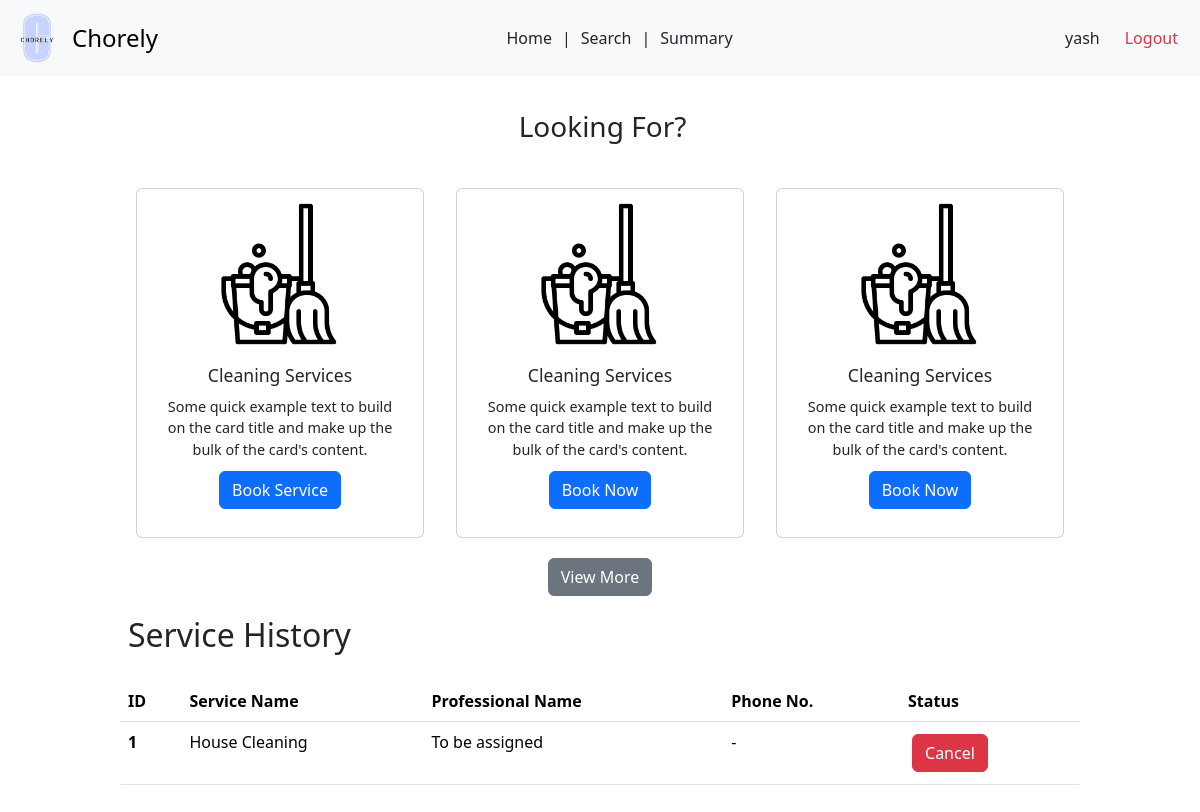
Before: /user/customer/2 with the older database file.
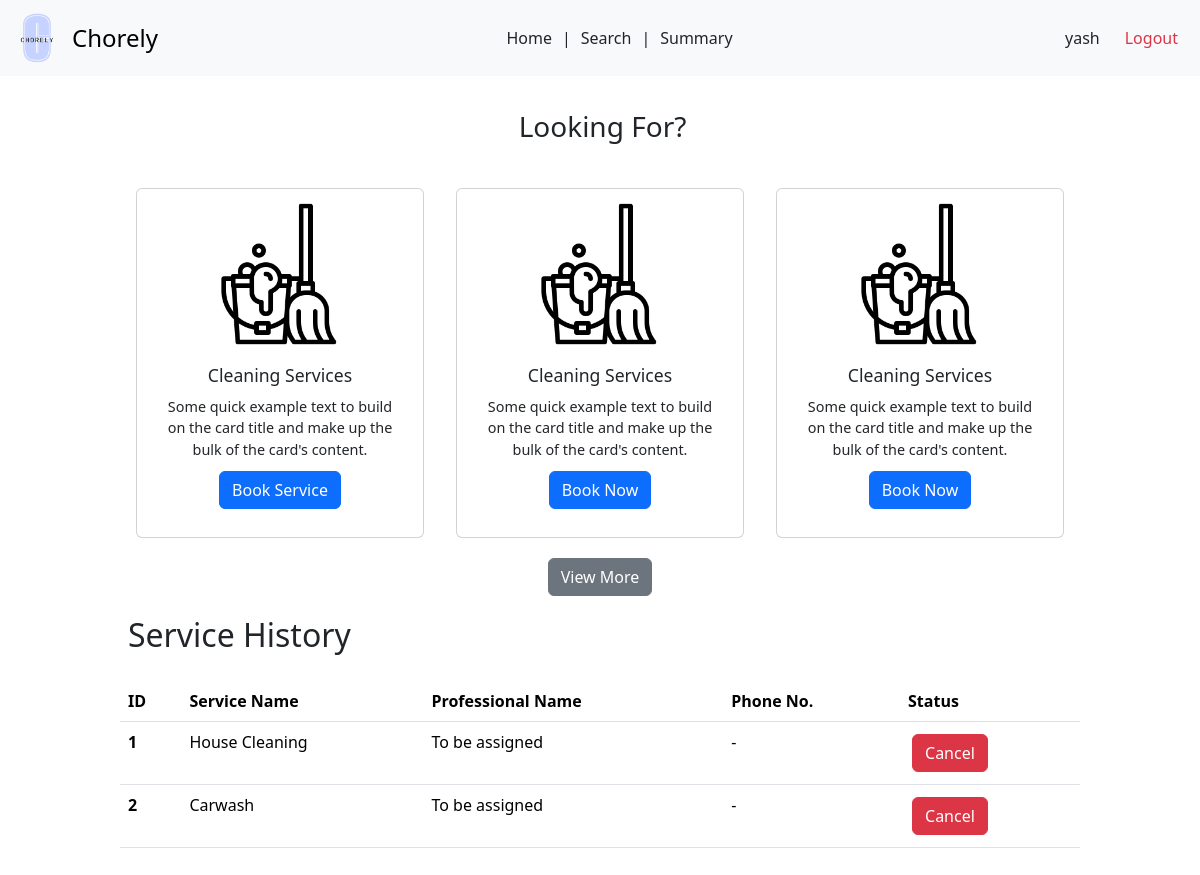
After: the same page with the newer database file.
### backend/models.py (models this page shows)
class Users(db.Model):
  __tablename__ = 'Users'
  user_id = db.Column(db.Integer, primary_key=True, autoincrement=True)
  username = db.Column(db.String, unique=True, nullable=False)
  password = db.Column(db.String, nullable=False)
  role = db.Column(db.String, nullable=False)
  is_blocked = db.Column(db.Boolean, default=False)
  service_professional = db.relationship('ServiceProfessionals', backref='user', uselist=False)
  customer = db.relationship('Customers', backref='user', uselist=False)

class ServiceRequests(db.Model):
    __tablename__ = 'ServiceRequests'
    request_id = db.Column(db.Integer, primary_key=True, autoincrement=True)
    service_id = db.Column(db.Integer, db.ForeignKey('Services.service_id'), nullable=False)
    customer_id = db.Column(db.Integer, db.ForeignKey('Customers.customer_id'), nullable=False)
    professional_id = db.Column(db.Integer, db.ForeignKey('ServiceProfessionals.professional_id'))
    requested_service_date = db.Column(db.Date, default=date.today())
    date_of_request = db.Column(db.Date, default=date.today())
    date_of_completion = db.Column(db.Date)
    service_status = db.Column(db.String, default='requested')
    additional_requests = db.Column(db.String)
    remarks = db.Column(db.String)

class Services(db.Model):
    __tablename__ = 'Services'
    service_id = db.Column(db.Integer, primary_key=True, autoincrement=True)
    name = db.Column(db.String, nullable=False)
    description = db.Column(db.String)
    base_price = db.Column(db.Float, nullable=False)
    time_required = db.Column(db.Integer)
    category = db.Column(db.String)
    service_professionals = db.relationship('ServiceProfessionals', backref='service')
    service_requests = db.relationship('ServiceRequests', backref='service')

### backend/controllers.py (the view)
@app.route('/user/customer/<int:user_id>')
def customer_dash(user_id):
  user = Users.query.filter_by(user_id = user_id).first()
  customer = Customers.query.filter_by(user_id = user_id).first()
  return render_template('customer-dash.html', customer = customer, user = user, service_requests = customer.service_requests)

### templates/customer-dash.html (shortened to what this page needs)
<!DOCTYPE html>
<html lang="en">
<head>
  <link href="https://cdn.jsdelivr.net/npm/bootstrap@5.3.3/dist/css/bootstrap.min.css" rel="stylesheet">
  <link rel="stylesheet" href="{{ url_for('static', filename='customer-dash.css') }}">
<link rel="stylesheet" href="{{ url_for('static', filename='navbar.css') }}">
</head>
<body>
  <nav class="navbar bg-body-tertiary">
    <div class="container-fluid">
      <a class="navbar-brand d-flex align-items-center" href="#" style="text-decoration: none;">
        <img src="{{ url_for('static', filename='logo.png') }}" alt="Chorely Logo" width="50" height="50" id="logo">
        <span style="font-size: 1.5rem;">Chorely</span>
      </a>
      <div style="display: flex;">
        <a class="nav-link active" aria-current="page" href="/user">Home</a>
        |
        <a class="nav-link" href="#">Search</a>
        |
        <a class="nav-link" href="/user/summary">Summary</a>
      </div>
      <div class="d-flex text text-end">
        <a class="nav-link" href="#">{{ user.username }}</a>
        <a class="nav-link text-danger" href="/userlogin">Logout</a>
      </div>
    </div>
  </nav>
  <div id="main">
    <div id="canvas">
      <br>
      <div class="container text-center">
        <h3 class="headings">Looking For?</h3>
        <div class="row g-4 justify-content-center" style="margin-top: 20px;">
          <div class="col">
            <div class="card custom-card mx-auto" style="width: 18rem;">
              <img src="{{ url_for('static', filename='cleaning.png') }}" class="card-img-top card-icon" alt="cleaning-mop">
              <div class="card-body">
                <h5 class="card-title">Cleaning Services</h5>
                <p class="card-text">Some quick example text to build on the card title and make up the bulk of the card's content.</p>
                <a href="/user/{{user.user_id}}/service/category/cleaning" class="btn btn-primary">Book Service</a>
              </div>
            </div>
          </div>
          <div class="col">
            <div class="card custom-card mx-auto" style="width: 18rem;">
              <img src="{{ url_for('static', filename='cleaning.png') }}" class="card-img-top card-icon" alt="cleaning-mop">
              <div class="card-body">
                <h5 class="card-title">Cleaning Services</h5>
                <p class="card-text">Some quick example text to build on the card title and make up the bulk of the card's content.</p>
                <a href="#" class="btn btn-primary">Book Now</a>
              </div>
            </div>
          </div>
          <div class="col">
            <div class="card custom-card mx-auto" style="width: 18rem;">
              <img src="{{ url_for('static', filename='cleaning.png') }}" class="card-img-top card-icon" alt="cleaning-mop">
              <div class="card-body">
                <h5 class="card-title">Cleaning Services</h5>
                <p class="card-text">Some quick example text to build on the card title and make up the bulk of the card's content.</p>
                <a href="#" class="btn btn-primary">Book Now</a>
              </div>
            </div>
          </div>
        </div>
        <div style="text-align: center; margin: 20px;">
          <button class="btn btn-secondary">View More</button>
        </div>
      </div>
      <h2 class="headings">Service History</h2><br>
      <div>
        <table class="table" style="margin-bottom: 50px;">
          <thead>
            <tr>
              <th scope="col">ID</th>
              <th scope="col">Service Name</th>
              <th scope="col">Professional Name</th>
              <th scope="col">Phone No.</th>
              <th scope="col">Status</th>
            </tr>
          </thead>
          <tbody>
            {% for request in service_requests %}
              <tr>
                <th scope="row">{{ loop.index }}</th>
                <td>{{ request.service.name }}</td>
                {% if request.status == 'accepted' %}
                  <td>{{ request.professional.name }}</td>
                  <td>{{ request.professional.phone }}</td>
                  <td><a class="btn btn-primary">Close it?</a></td>
                {% else %}
                  <td>To be assigned</td>
                  <td> - </td>
                  <td><a class="btn btn-danger">Cancel</a></td>
                {% endif %}
              </tr>
            {% endfor %}
          </tbody>
        </table>
</body>
</html>

### static/customer-dash.css (style rules this page uses)
* { margin: 0px; }
#main, #canvas { border: 2px none black; }
#canvas { width: 80%; margin: auto; height: 1000px; }
.headings { margin: 3px; padding-left: 5px; margin-top: 10px; }
td a { margin: 4px; }
.card { height: 350px; padding: 10px; }
.card-img-top { height: 150px; object-fit: scale-down; }
.card-title { font-size: 1.1rem; margin-bottom: 10px; }
.card-text { font-size: 0.9rem; margin-bottom: 10px; }

### static/navbar.css (style rules this page uses)
#logo { object-fit: contain ; margin-right: 10px; filter: brightness(1.1) contrast(1.1) saturate(1.2); filter: contrast(100%); }
.text-end { margin-right: 10px; }

Changed rows visible on the page:
added ServiceRequests: service.name "Carwash"
